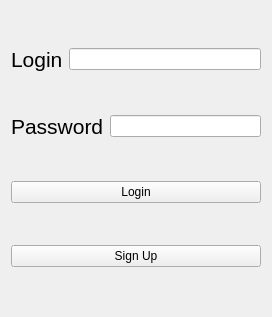
<?xml version="1.0" encoding="UTF-8"?>
<ui version="4.0">
 <class>Widget</class>
 <widget class="QWidget" name="Widget">
  <property name="geometry">
   <rect>
    <x>0</x>
    <y>0</y>
    <width>272</width>
    <height>317</height>
   </rect>
  </property>
  <property name="windowTitle">
   <string>Widget</string>
  </property>
  <layout class="QVBoxLayout" name="verticalLayout">
   <item>
    <layout class="QHBoxLayout" name="horizontalLayout">
     <item>
      <widget class="QLabel" name="loginLabel">
       <property name="font">
        <font>
         <pointsize>16</pointsize>
        </font>
       </property>
       <property name="text">
        <string>Login</string>
       </property>
      </widget>
     </item>
     <item>
      <widget class="QLineEdit" name="loginLineEdit"/>
     </item>
    </layout>
   </item>
   <item>
    <layout class="QHBoxLayout" name="horizontalLayout_2">
     <item>
      <widget class="QLabel" name="passwordLabel">
       <property name="font">
        <font>
         <pointsize>16</pointsize>
        </font>
       </property>
       <property name="text">
        <string>Password</string>
       </property>
      </widget>
     </item>
     <item>
      <widget class="QLineEdit" name="passwordLineEdit">
       <property name="enabled">
        <bool>true</bool>
       </property>
       <property name="echoMode">
        <enum>QLineEdit::EchoMode::Password</enum>
       </property>
      </widget>
     </item>
    </layout>
   </item>
   <item>
    <widget class="QPushButton" name="loginButton">
     <property name="text">
      <string>Login</string>
     </property>
    </widget>
   </item>
   <item>
    <widget class="QPushButton" name="signUpButton">
     <property name="text">
      <string>Sign Up</string>
     </property>
    </widget>
   </item>
  </layout>
 </widget>
 <resources/>
 <connections/>
</ui>
